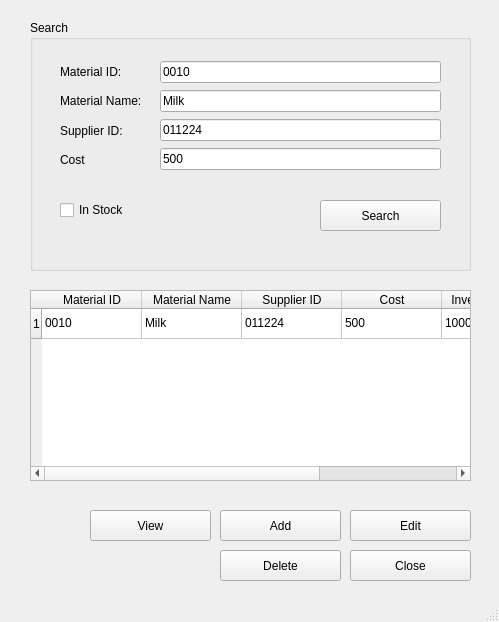
<?xml version="1.0" encoding="UTF-8"?>
<ui version="4.0">
 <class>MainWindow</class>
 <widget class="QMainWindow" name="MainWindow">
  <property name="geometry">
   <rect>
    <x>0</x>
    <y>0</y>
    <width>499</width>
    <height>622</height>
   </rect>
  </property>
  <property name="windowTitle">
   <string>MainWindow</string>
  </property>
  <widget class="QWidget" name="centralwidget">
   <widget class="QTableWidget" name="booksTableWidget">
    <property name="geometry">
     <rect>
      <x>30</x>
      <y>290</y>
      <width>441</width>
      <height>191</height>
     </rect>
    </property>
    <row>
     <property name="text">
      <string>1</string>
     </property>
    </row>
    <column>
     <property name="text">
      <string>Material ID</string>
     </property>
    </column>
    <column>
     <property name="text">
      <string>Material Name</string>
     </property>
    </column>
    <column>
     <property name="text">
      <string>Supplier ID</string>
     </property>
    </column>
    <column>
     <property name="text">
      <string>Cost</string>
     </property>
    </column>
    <column>
     <property name="text">
      <string>Inventory Level</string>
     </property>
    </column>
    <column>
     <property name="text">
      <string>Quality Metric</string>
     </property>
    </column>
    <item row="0" column="0">
     <property name="text">
      <string>0010</string>
     </property>
    </item>
    <item row="0" column="1">
     <property name="text">
      <string>Milk</string>
     </property>
    </item>
    <item row="0" column="2">
     <property name="text">
      <string>011224</string>
     </property>
    </item>
    <item row="0" column="3">
     <property name="text">
      <string>500</string>
     </property>
    </item>
    <item row="0" column="4">
     <property name="text">
      <string>1000</string>
     </property>
    </item>
    <item row="0" column="5">
     <property name="text">
      <string>A+</string>
     </property>
    </item>
   </widget>
   <widget class="QPushButton" name="deleteButton">
    <property name="geometry">
     <rect>
      <x>220</x>
      <y>550</y>
      <width>121</width>
      <height>31</height>
     </rect>
    </property>
    <property name="text">
     <string>Delete</string>
    </property>
   </widget>
   <widget class="QGroupBox" name="searched">
    <property name="geometry">
     <rect>
      <x>30</x>
      <y>20</y>
      <width>441</width>
      <height>251</height>
     </rect>
    </property>
    <property name="title">
     <string>Search</string>
    </property>
    <widget class="QCheckBox" name="issueCheck">
     <property name="geometry">
      <rect>
       <x>30</x>
       <y>180</y>
       <width>71</width>
       <height>20</height>
      </rect>
     </property>
     <property name="text">
      <string>In Stock</string>
     </property>
    </widget>
    <widget class="QPushButton" name="searchButton">
     <property name="geometry">
      <rect>
       <x>290</x>
       <y>180</y>
       <width>121</width>
       <height>31</height>
      </rect>
     </property>
     <property name="text">
      <string>Search</string>
     </property>
    </widget>
    <widget class="QWidget" name="layoutWidget">
     <property name="geometry">
      <rect>
       <x>30</x>
       <y>40</y>
       <width>90</width>
       <height>111</height>
      </rect>
     </property>
     <layout class="QVBoxLayout" name="verticalLayout">
      <item>
       <widget class="QLabel" name="label">
        <property name="text">
         <string>Material ID:</string>
        </property>
       </widget>
      </item>
      <item>
       <widget class="QLabel" name="label_2">
        <property name="text">
         <string>Material Name:</string>
        </property>
       </widget>
      </item>
      <item>
       <widget class="QLabel" name="label_3">
        <property name="text">
         <string>Supplier ID:</string>
        </property>
       </widget>
      </item>
      <item>
       <widget class="QLabel" name="label_4">
        <property name="text">
         <string>Cost</string>
        </property>
       </widget>
      </item>
     </layout>
    </widget>
    <widget class="QWidget" name="layoutWidget">
     <property name="geometry">
      <rect>
       <x>130</x>
       <y>40</y>
       <width>281</width>
       <height>111</height>
      </rect>
     </property>
     <layout class="QVBoxLayout" name="verticalLayout_2">
      <item>
       <widget class="QLineEdit" name="titleline_4">
        <property name="text">
         <string>0010</string>
        </property>
       </widget>
      </item>
      <item>
       <widget class="QLineEdit" name="titleline_3">
        <property name="text">
         <string>Milk</string>
        </property>
       </widget>
      </item>
      <item>
       <widget class="QLineEdit" name="titleline_2">
        <property name="text">
         <string>011224</string>
        </property>
       </widget>
      </item>
      <item>
       <widget class="QLineEdit" name="titleline">
        <property name="text">
         <string>500</string>
        </property>
       </widget>
      </item>
     </layout>
    </widget>
   </widget>
   <widget class="QPushButton" name="closeButton">
    <property name="geometry">
     <rect>
      <x>350</x>
      <y>550</y>
      <width>121</width>
      <height>31</height>
     </rect>
    </property>
    <property name="text">
     <string>Close</string>
    </property>
   </widget>
   <widget class="QPushButton" name="viewButton_2">
    <property name="geometry">
     <rect>
      <x>220</x>
      <y>510</y>
      <width>121</width>
      <height>31</height>
     </rect>
    </property>
    <property name="text">
     <string>Add</string>
    </property>
   </widget>
   <widget class="QPushButton" name="viewButton">
    <property name="geometry">
     <rect>
      <x>90</x>
      <y>510</y>
      <width>121</width>
      <height>31</height>
     </rect>
    </property>
    <property name="text">
     <string>View</string>
    </property>
   </widget>
   <widget class="QPushButton" name="viewButton_3">
    <property name="geometry">
     <rect>
      <x>350</x>
      <y>510</y>
      <width>121</width>
      <height>31</height>
     </rect>
    </property>
    <property name="text">
     <string>Edit</string>
    </property>
   </widget>
  </widget>
  <widget class="QMenuBar" name="menubar">
   <property name="geometry">
    <rect>
     <x>0</x>
     <y>0</y>
     <width>499</width>
     <height>26</height>
    </rect>
   </property>
  </widget>
  <widget class="QStatusBar" name="statusbar"/>
 </widget>
 <resources/>
 <connections/>
</ui>
